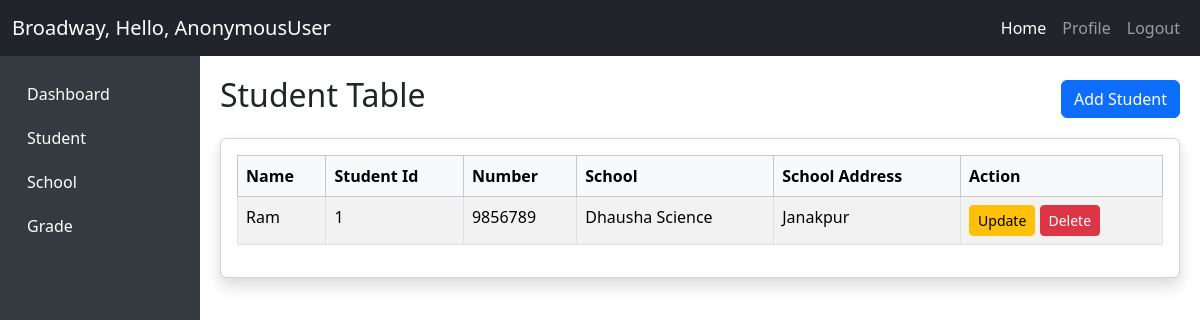
Before: /class_student/ with the older database file.
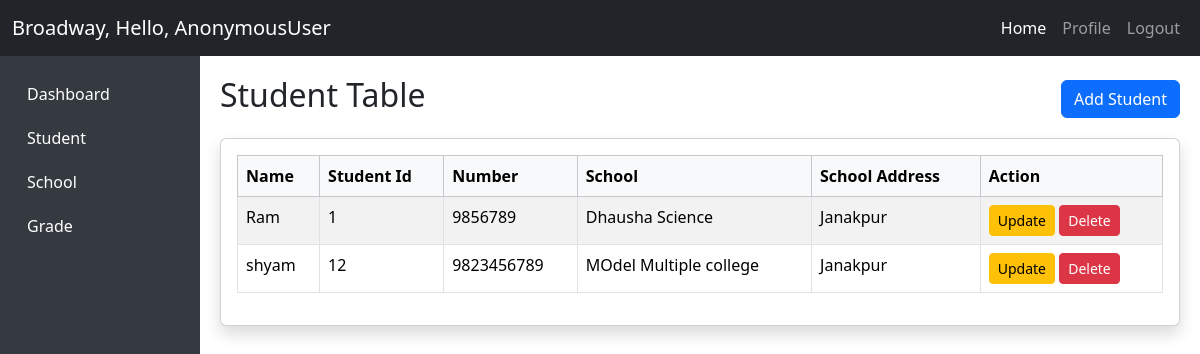
After: the same page with the newer database file.
### student/models.py (models this page shows, shortened)
class Student(models.Model):
    name = models.CharField(max_length=50, null=True, blank=True)
    student_id = models.IntegerField(unique=True)
    number = models.PositiveBigIntegerField(default=0)
    school  = models.ForeignKey(School, on_delete=models.SET_NULL ,null=True)

### home/models.py (models this page shows, shortened)
class School(models.Model):
    name = models.CharField(max_length=50, verbose_name="School Name")
    school_unique_code = models.CharField(max_length=20,unique=True, help_text="add unique value", verbose_name="School code")
    address = models.CharField(max_length=30)
    is_active  = models.BooleanField(default=False)
    created_at = models.DateTimeField(auto_now_add=True)
    updated_at = models.DateTimeField(auto_now=True)

### student/class_based_views.py (the view)
# urls.py: path('', StudentListView.as_view(), name = "student-class")
class StudentListView(ListView):
    model = Student
    template_name = "student/index.html"
    context_object_name = "student"

### student/templates/student/index.html (shortened to what this page needs)
 {% extends "base/base.html" %}
{% block maincontent %}
     <div class="d-flex justify-content-between align-items-center mb-3">
        <h2>Student Table</h2>
        <a href="{% url 'student-create' %}" class="btn btn-primary">
            Add Student
        </a>
    </div>
    <div class="card shadow">
        <div class="card-body">
            <table class="table table-bordered table-striped table-hover">
                <thead class="table-light">
                    <tr>
                        <th>Name</th>
                        <th>Student Id</th>
                        <th>Number</th>
                        <th>School</th>
                        <th>School Address</th>
                        <th>Action</th>
                    </tr>
                </thead>
                <tbody>
                    {% for i in student %}
                        <tr>
                            <td>{{ i.name }}</td>
                            <td>{{i.student_id}}</td>
                            <td>
                               {{i.number}}
                            </td>
                            <td>
                               {{i.school.name}}
                            </td>
                            <td>
                               {{i.school.address}}
                            </td>
                            <td>
                                <a href="" class="btn btn-sm btn-warning">
                                    Update
                                </a>
                                <a href="" class="btn btn-sm btn-danger">
                                    Delete
                                </a>
                            </td>
                        </tr>
                    {% endfor %}
                </tbody>
            </table>
        </div>
    </div>
    {% endblock %}

### home/templates/base/base.html (shortened to what this page needs)
<!doctype html>
<html lang="en">
  <head>
    <link
      href="https://cdn.jsdelivr.net/npm/bootstrap@5.3.2/dist/css/bootstrap.min.css"
      rel="stylesheet"
    />
  </head>
  <body>
    <nav class="navbar navbar-expand-lg navbar-dark bg-dark">
      <div class="container-fluid">
        <a class="navbar-brand" href="#">Broadway, Hello, {{request.user}} </a>
        <div class="collapse navbar-collapse" id="navbarNav">
          <ul class="navbar-nav ms-auto">
            <li class="nav-item">
              <a class="nav-link active" href="#">Home</a>
            </li>
            <li class="nav-item">
              <a class="nav-link" href="#">Profile</a>
            </li>
            <li class="nav-item">
              <a class="nav-link" href="{% url 'logout' %}">Logout</a>
            </li>
          </ul>
        </div>
      </div>
    </nav>
    <div class="container-fluid">
      <div class="row">
        <div
          class="col-md-3 col-lg-2 d-md-block sidebar collapse show"
          id="sidebarMenu"
        >
          <div class="pt-3">
            <a href="/home">Dashboard</a>
            <a href="/student">Student</a>
            <a href="/home/school">School</a>
            <a href="/student/grade">Grade</a>
          </div>
        </div>
        <main class="col-md-9 ms-sm-auto col-lg-10 content">
          {% block maincontent %}{% endblock %}
        </main>
      </div>
    </div>
  </body>
</html>

### home/templates/base/base.html (style rules this page uses)
body { overflow-x: hidden; }
.sidebar { height: 100vh; background-color: #343a40; }
.sidebar a { color: #fff; text-decoration: none; display: block; padding: 10px 15px; }
.content { padding: 20px; }

Changed rows visible on the page:
added Student: name "shyam", student_id "12", number "9823456789", school.name "MOdel Multiple college", school.address "Janakpur"
